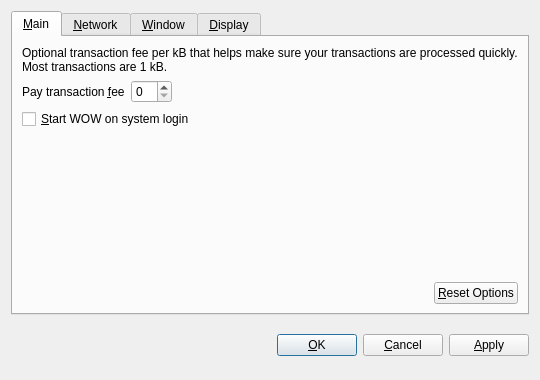
<?xml version="1.0" encoding="UTF-8"?>
<ui version="4.0">
 <class>OptionsDialog</class>
 <widget class="QDialog" name="OptionsDialog">
  <property name="geometry">
   <rect>
    <x>0</x>
    <y>0</y>
    <width>540</width>
    <height>380</height>
   </rect>
  </property>
  <property name="windowTitle">
   <string>Options</string>
  </property>
  <property name="modal">
   <bool>true</bool>
  </property>
  <layout class="QVBoxLayout" name="verticalLayout">
   <item>
    <widget class="QTabWidget" name="tabWidget">
     <property name="tabPosition">
      <enum>QTabWidget::North</enum>
     </property>
     <property name="currentIndex">
      <number>0</number>
     </property>
     <widget class="QWidget" name="tabMain">
      <attribute name="title">
       <string>&amp;Main</string>
      </attribute>
      <layout class="QVBoxLayout" name="verticalLayout_Main">
       <item>
        <widget class="QLabel" name="transactionFeeInfoLabel">
         <property name="text">
          <string>Optional transaction fee per kB that helps make sure your transactions are processed quickly. Most transactions are 1 kB.</string>
         </property>
         <property name="textFormat">
          <enum>Qt::PlainText</enum>
         </property>
         <property name="wordWrap">
          <bool>true</bool>
         </property>
        </widget>
       </item>
       <item>
        <layout class="QHBoxLayout" name="horizontalLayout_1_Main">
         <item>
          <widget class="QLabel" name="transactionFeeLabel">
           <property name="text">
            <string>Pay transaction &amp;fee</string>
           </property>
           <property name="textFormat">
            <enum>Qt::PlainText</enum>
           </property>
           <property name="buddy">
            <cstring>transactionFee</cstring>
           </property>
          </widget>
         </item>
         <item>
          <widget class="BitcoinAmountField" name="transactionFee"/>
         </item>
         <item>
          <spacer name="horizontalSpacer_1_Main">
           <property name="orientation">
            <enum>Qt::Horizontal</enum>
           </property>
           <property name="sizeHint" stdset="0">
            <size>
             <width>40</width>
             <height>20</height>
            </size>
           </property>
          </spacer>
         </item>
        </layout>
       </item>
       <item>
        <widget class="QCheckBox" name="bitcoinAtStartup">
         <property name="toolTip">
          <string>Automatically start WOW after logging in to the system.</string>
         </property>
         <property name="text">
          <string>&amp;Start WOW on system login</string>
         </property>
        </widget>
       </item>
       <item>
        <spacer name="verticalSpacer_Main">
         <property name="orientation">
          <enum>Qt::Vertical</enum>
         </property>
         <property name="sizeHint" stdset="0">
          <size>
           <width>20</width>
           <height>40</height>
          </size>
         </property>
        </spacer>
       </item>
       <item>
        <layout class="QHBoxLayout" name="horizontalLayout_2_Main">
         <item>
          <spacer name="horizontalSpacer_2_Main">
           <property name="orientation">
            <enum>Qt::Horizontal</enum>
           </property>
           <property name="sizeHint" stdset="0">
            <size>
             <width>40</width>
             <height>20</height>
            </size>
           </property>
          </spacer>
         </item>
         <item>
          <widget class="QPushButton" name="resetButton">
           <property name="toolTip">
            <string>Reset all client options to default.</string>
           </property>
           <property name="text">
            <string>&amp;Reset Options</string>
           </property>
           <property name="autoDefault">
            <bool>false</bool>
           </property>
          </widget>
         </item>
        </layout>
       </item>
      </layout>
     </widget>
     <widget class="QWidget" name="tabNetwork">
      <attribute name="title">
       <string>&amp;Network</string>
      </attribute>
      <layout class="QVBoxLayout" name="verticalLayout_Network">
       <item>
        <widget class="QCheckBox" name="mapPortUpnp">
         <property name="toolTip">
          <string>Automatically open the WOW client port on the router. This only works when your router supports UPnP and it is enabled.</string>
         </property>
         <property name="text">
          <string>Map port using &amp;UPnP</string>
         </property>
        </widget>
       </item>
       <item>
        <widget class="QCheckBox" name="connectSocks">
         <property name="toolTip">
          <string>Connect to the WOW network through a SOCKS proxy (e.g. when connecting through Tor).</string>
         </property>
         <property name="text">
          <string>&amp;Connect through SOCKS proxy:</string>
         </property>
        </widget>
       </item>
       <item>
        <layout class="QHBoxLayout" name="horizontalLayout_Network">
         <item>
          <widget class="QLabel" name="proxyIpLabel">
           <property name="text">
            <string>Proxy &amp;IP:</string>
           </property>
           <property name="textFormat">
            <enum>Qt::PlainText</enum>
           </property>
           <property name="buddy">
            <cstring>proxyIp</cstring>
           </property>
          </widget>
         </item>
         <item>
          <widget class="QValidatedLineEdit" name="proxyIp">
           <property name="maximumSize">
            <size>
             <width>140</width>
             <height>16777215</height>
            </size>
           </property>
           <property name="toolTip">
            <string>IP address of the proxy (e.g. 127.0.0.1)</string>
           </property>
          </widget>
         </item>
         <item>
          <widget class="QLabel" name="proxyPortLabel">
           <property name="text">
            <string>&amp;Port:</string>
           </property>
           <property name="textFormat">
            <enum>Qt::PlainText</enum>
           </property>
           <property name="buddy">
            <cstring>proxyPort</cstring>
           </property>
          </widget>
         </item>
         <item>
          <widget class="QLineEdit" name="proxyPort">
           <property name="maximumSize">
            <size>
             <width>55</width>
             <height>16777215</height>
            </size>
           </property>
           <property name="toolTip">
            <string>Port of the proxy (e.g. 9050)</string>
           </property>
          </widget>
         </item>
         <item>
          <widget class="QLabel" name="socksVersionLabel">
           <property name="text">
            <string>SOCKS &amp;Version:</string>
           </property>
           <property name="textFormat">
            <enum>Qt::PlainText</enum>
           </property>
           <property name="buddy">
            <cstring>socksVersion</cstring>
           </property>
          </widget>
         </item>
         <item>
          <widget class="QValueComboBox" name="socksVersion">
           <property name="toolTip">
            <string>SOCKS version of the proxy (e.g. 5)</string>
           </property>
          </widget>
         </item>
         <item>
          <spacer name="horizontalSpacer_Network">
           <property name="orientation">
            <enum>Qt::Horizontal</enum>
           </property>
           <property name="sizeHint" stdset="0">
            <size>
             <width>40</width>
             <height>20</height>
            </size>
           </property>
          </spacer>
         </item>
        </layout>
       </item>
       <item>
        <spacer name="verticalSpacer_Network">
         <property name="orientation">
          <enum>Qt::Vertical</enum>
         </property>
         <property name="sizeHint" stdset="0">
          <size>
           <width>20</width>
           <height>40</height>
          </size>
         </property>
        </spacer>
       </item>
      </layout>
     </widget>
     <widget class="QWidget" name="tabWindow">
      <attribute name="title">
       <string>&amp;Window</string>
      </attribute>
      <layout class="QVBoxLayout" name="verticalLayout_Window">
       <item>
        <widget class="QCheckBox" name="minimizeToTray">
         <property name="toolTip">
          <string>Show only a tray icon after minimizing the window.</string>
         </property>
         <property name="text">
          <string>&amp;Minimize to the tray instead of the taskbar</string>
         </property>
        </widget>
       </item>
       <item>
        <widget class="QCheckBox" name="minimizeOnClose">
         <property name="toolTip">
          <string>Minimize instead of exit the application when the window is closed. When this option is enabled, the application will be closed only after selecting Quit in the menu.</string>
         </property>
         <property name="text">
          <string>M&amp;inimize on close</string>
         </property>
        </widget>
       </item>
       <item>
        <spacer name="verticalSpacer_Window">
         <property name="orientation">
          <enum>Qt::Vertical</enum>
         </property>
         <property name="sizeHint" stdset="0">
          <size>
           <width>20</width>
           <height>40</height>
          </size>
         </property>
        </spacer>
       </item>
      </layout>
     </widget>
     <widget class="QWidget" name="tabDisplay">
      <attribute name="title">
       <string>&amp;Display</string>
      </attribute>
      <layout class="QVBoxLayout" name="verticalLayout_Display">
       <item>
        <layout class="QHBoxLayout" name="horizontalLayout_1_Display">
         <item>
          <widget class="QLabel" name="langLabel">
           <property name="text">
            <string>User Interface &amp;language:</string>
           </property>
           <property name="textFormat">
            <enum>Qt::PlainText</enum>
           </property>
           <property name="buddy">
            <cstring>lang</cstring>
           </property>
          </widget>
         </item>
         <item>
          <widget class="QValueComboBox" name="lang">
           <property name="toolTip">
            <string>The user interface language can be set here. This setting will take effect after restarting WOW.</string>
           </property>
          </widget>
         </item>
        </layout>
       </item>
       <item>
        <layout class="QHBoxLayout" name="horizontalLayout_2_Display">
         <item>
          <widget class="QLabel" name="unitLabel">
           <property name="text">
            <string>&amp;Unit to show amounts in:</string>
           </property>
           <property name="textFormat">
            <enum>Qt::PlainText</enum>
           </property>
           <property name="buddy">
            <cstring>unit</cstring>
           </property>
          </widget>
         </item>
         <item>
          <widget class="QValueComboBox" name="unit">
           <property name="toolTip">
            <string>Choose the default subdivision unit to show in the interface and when sending coins.</string>
           </property>
          </widget>
         </item>
        </layout>
       </item>
       <item>
        <widget class="QCheckBox" name="displayAddresses">
         <property name="toolTip">
          <string>Whether to show WOW addresses in the transaction list or not.</string>
         </property>
         <property name="text">
          <string>&amp;Display addresses in transaction list</string>
         </property>
        </widget>
       </item>
       <item>
        <spacer name="verticalSpacer_Display">
         <property name="orientation">
          <enum>Qt::Vertical</enum>
         </property>
         <property name="sizeHint" stdset="0">
          <size>
           <width>20</width>
           <height>40</height>
          </size>
         </property>
        </spacer>
       </item>
      </layout>
     </widget>
    </widget>
   </item>
   <item>
    <layout class="QHBoxLayout" name="horizontalLayout_Buttons">
     <item>
      <spacer name="horizontalSpacer_1">
       <property name="orientation">
        <enum>Qt::Horizontal</enum>
       </property>
       <property name="sizeHint" stdset="0">
        <size>
         <width>40</width>
         <height>48</height>
        </size>
       </property>
      </spacer>
     </item>
     <item>
      <widget class="QLabel" name="statusLabel">
       <property name="font">
        <font>
         <weight>75</weight>
         <bold>true</bold>
        </font>
       </property>
       <property name="text">
        <string/>
       </property>
       <property name="textFormat">
        <enum>Qt::PlainText</enum>
       </property>
       <property name="wordWrap">
        <bool>true</bool>
       </property>
      </widget>
     </item>
     <item>
      <spacer name="horizontalSpacer_2">
       <property name="orientation">
        <enum>Qt::Horizontal</enum>
       </property>
       <property name="sizeHint" stdset="0">
        <size>
         <width>40</width>
         <height>48</height>
        </size>
       </property>
      </spacer>
     </item>
     <item>
      <widget class="QPushButton" name="okButton">
       <property name="text">
        <string>&amp;OK</string>
       </property>
      </widget>
     </item>
     <item>
      <widget class="QPushButton" name="cancelButton">
       <property name="text">
        <string>&amp;Cancel</string>
       </property>
       <property name="autoDefault">
        <bool>false</bool>
       </property>
      </widget>
     </item>
     <item>
      <widget class="QPushButton" name="applyButton">
       <property name="text">
        <string>&amp;Apply</string>
       </property>
       <property name="autoDefault">
        <bool>false</bool>
       </property>
      </widget>
     </item>
    </layout>
   </item>
  </layout>
 </widget>
 <customwidgets>
  <customwidget>
   <class>BitcoinAmountField</class>
   <extends>QSpinBox</extends>
   <header>bitcoinamountfield.h</header>
  </customwidget>
  <customwidget>
   <class>QValueComboBox</class>
   <extends>QComboBox</extends>
   <header>qvaluecombobox.h</header>
  </customwidget>
  <customwidget>
   <class>QValidatedLineEdit</class>
   <extends>QLineEdit</extends>
   <header>qvalidatedlineedit.h</header>
  </customwidget>
 </customwidgets>
 <resources/>
 <connections/>
</ui>
